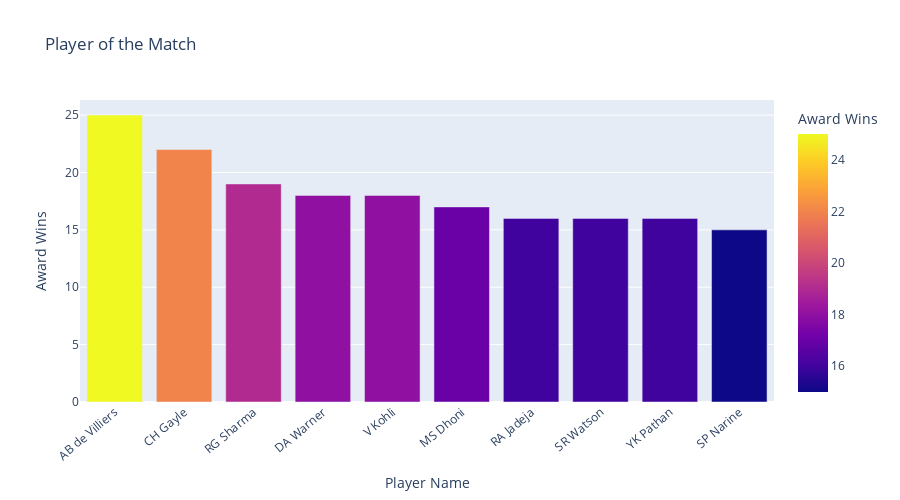

The notebook cell this image was saved under:
### Code cell
# Get the top 10 players with the most 'Player of the Match' awards
bowler = df['player_of_match'].value_counts().reset_index()
bowler.columns = ['player_of_match', 'Total Wins']
bowler = bowler.sort_values(by = 'Total Wins', ascending = False)

# Create an optimized bar chart
fig = px.bar(
    bowler.head(10),
    x = 'player_of_match',
    y = 'Total Wins',
    title = 'Player of the Match',
    labels={'player_of_match' : 'Player Name',
             'Total Wins': 'Award Wins'},
    color = 'Total Wins', height= 500)
fig.update_layout(xaxis_tickangle = -40,
                #   textinfo='percent+label', 
                #   insidetextorientation='radial',
                #   uniformtext_minsize=8, 
                #   uniformtext_mode='hide'
                  )
fig.show()

### Figure 1 — Plotly figure (JSON) as saved in the notebook; plotly's stock layout.template omitted (floating-point values rounded to 4 significant figures)
{"data": [{"alignmentgroup": "True", "hovertemplate": "Player Name=%{x}<br>Award Wins=%{marker.color}<extra></extra>", "legendgroup": "", "marker": {"color": [25, 22, 19, 18, 18, 17, 16, 16, 16, 15], "coloraxis": "coloraxis", "pattern": {"shape": ""}}, "name": "", "offsetgroup": "", "orientation": "v", "showlegend": false, "textposition": "auto", "type": "bar", "x": ["AB de Villiers", "CH Gayle", "RG Sharma", "DA Warner", "V Kohli", "MS Dhoni", "RA Jadeja", "SR Watson", "YK Pathan", "SP Narine"], "xaxis": "x", "y": [25, 22, 19, 18, 18, 17, 16, 16, 16, 15], "yaxis": "y"}], "layout": {"barmode": "relative", "coloraxis": {"colorbar": {"title": {"text": "Award Wins"}}, "colorscale": [[0, "#0d0887"], [0.1111, "#46039f"], [0.2222, "#7201a8"], [0.3333, "#9c179e"], [0.4444, "#bd3786"], [0.5556, "#d8576b"], [0.6667, "#ed7953"], [0.7778, "#fb9f3a"], [0.8889, "#fdca26"], [1, "#f0f921"]]}, "height": 500, "legend": {"tracegroupgap": 0}, "title": {"text": "Player of the Match"}, "xaxis": {"anchor": "y", "domain": [0, 1], "tickangle": -40, "title": {"text": "Player Name"}}, "yaxis": {"anchor": "x", "domain": [0, 1], "title": {"text": "Award Wins"}}}}
